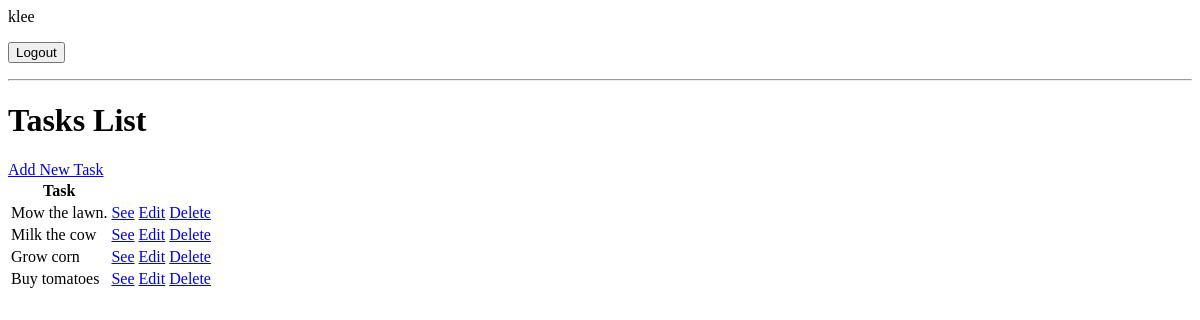
Page / (signed in) on the earlier database version.
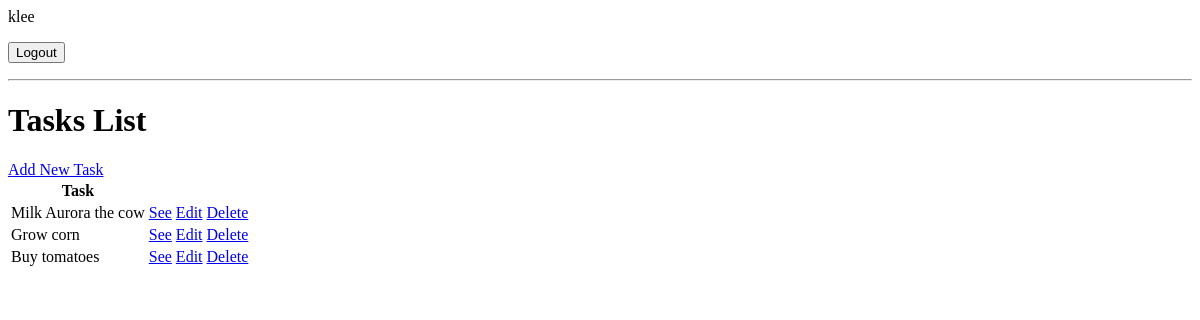
Same page on the later database version.
### base/models.py (models this page shows, shortened)
class Task(models.Model):
    user = models.ForeignKey(User, on_delete=models.CASCADE, null=True, blank=True)
    title = models.CharField(max_length=200)
    description = models.TextField(null=True, blank=True)
    completed = models.BooleanField(default=False)
    created_at = models.DateTimeField(auto_now_add=True)
    class Meta:
        ordering = ['completed']

### base/views.py (the view)
# urls.py: path('', ListTasks.as_view(), name='tasks'),
class ListTasks(LoginRequiredMixin, ListView):
    model = Task
    context_object_name = 'Tasks'
    template_name = 'base/task_list.html'
    def get_context_data(self, **kwarg):
        context = super().get_context_data(**kwarg)
        context['Tasks'] = context['Tasks'].filter(user=self.request.user)
        context['count'] = context['Tasks'].filter(completed=False).count()
        return context

### base/templates/base/task_list.html (shortened to what this page needs)
{% if request.user.is_authenticated %}
    <p>{{ request.user }}</p>
    <form action="{% url 'logout' %}" method="post">
        <input type="submit" value="Logout"/>
    </form>
{% else %}
    <a href="{% url 'login' %}">Login</a>
{% endif %}
<hr />
<h1>Tasks List {{ city }}</h1>
<a href="{% url 'create' %}">Add New Task</a>
<table>
    <thead>
    <tr>
        <th>Task</th>
        <th></th>
    </tr>
    </thead>
    {% for task in Tasks %}
        <tbody>
        <tr>
            <td>{{ task.title }}</td>
            <td><a href="{% url 'details' task.id %}">See</a></td>
            <td><a href="{% url 'update' task.id %}">Edit</a></td>
            <td><a href="{% url 'delete' task.id %}">Delete</a></td>
        </tr>
        </tbody>
        {% empty %}
        <p>No tasks yet.</p>
    {% endfor %}
</table>

Differences in the rows shown:
removed Task: title "Mow the lawn."
changed Task: title "Milk the cow" → "Milk Aurora the cow"
